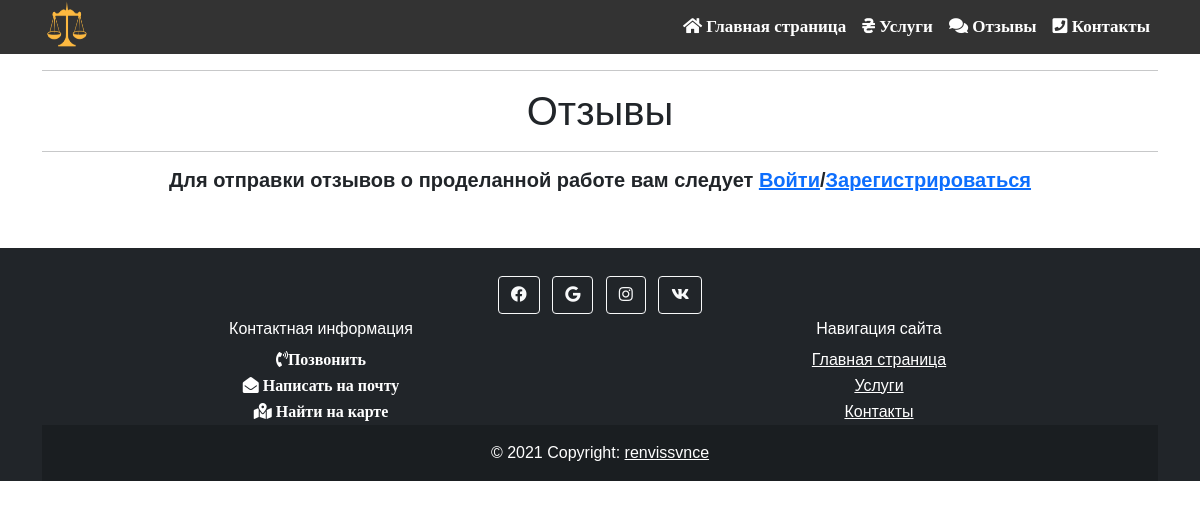
Page /reviews on the earlier database version.
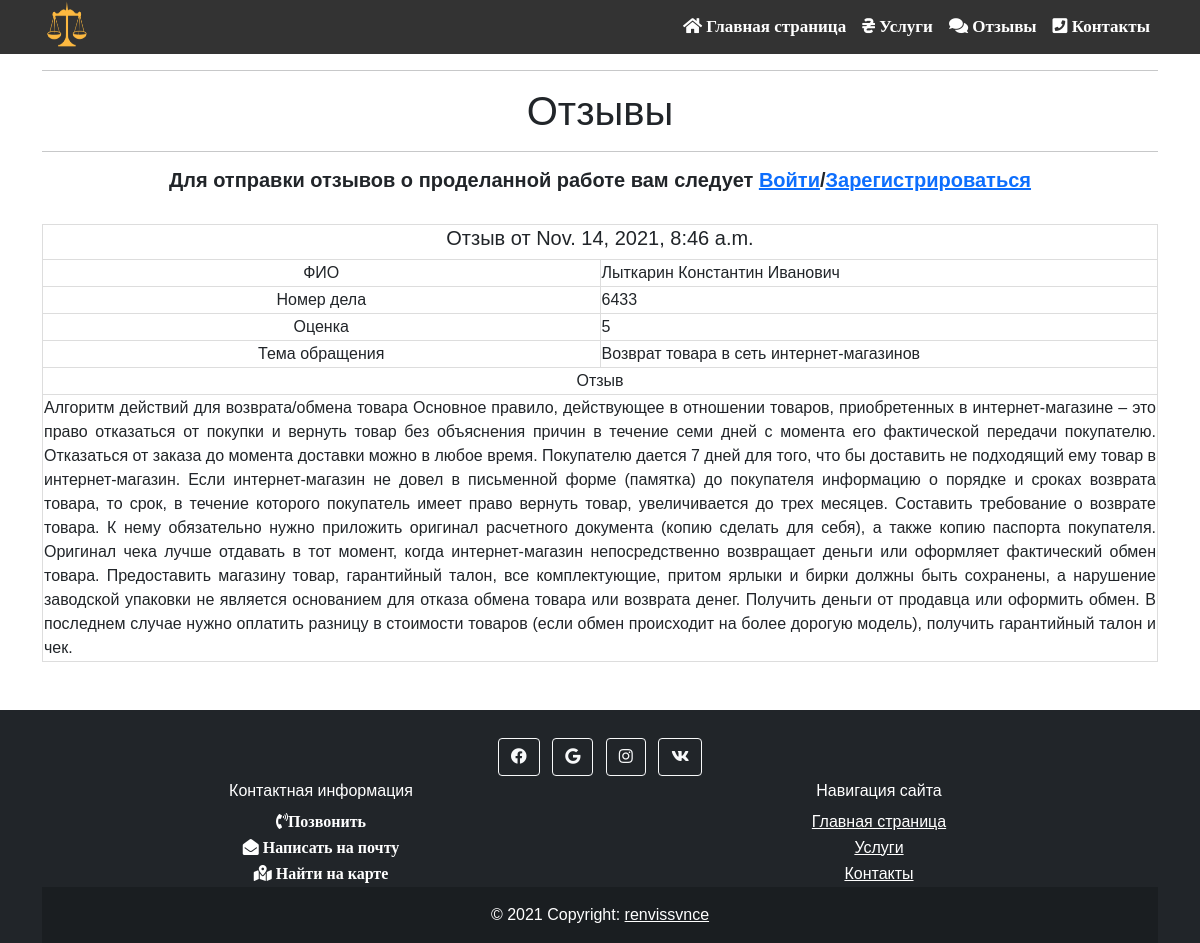
Same page on the later database version.
### reviews/models.py (models this page shows, shortened)
class Reviews(models.Model):
    fio = models.CharField('Ваше ФИО', max_length=35)
    phone = models.CharField('Ваш телефон', max_length=25)
    case_number = models.CharField('Номер вашего обращения', max_length=30)
    topic = models.CharField('Тема обращения', max_length=80)
    rate = models.PositiveSmallIntegerField(choices=RATE_CHOICES, blank=True)
    full_text = models.TextField('Опишите вашу тему обращения', max_length=5000)
    date = models.DateTimeField(default=timezone.now)
    class Meta:
        verbose_name = 'Отзывы'

### reviews/views.py (the view)
# urls.py: path('', include('reviews.urls')),
def reviews(request):
    if request.method == "GET":
        p = Reviews.objects.all()
        form = ReviewsForm(request.POST)
        return render(request, 'reviews/reviews.html', {'p': p, 'form': form})
    elif request.method == 'POST':
        form = ReviewsForm(request.POST)
        if form.is_valid():
            form.save()
            return redirect('reviews')

### reviews/templates/reviews/reviews.html (shortened to what this page needs)
{% extends 'home/base.html' %}
{% block body %}
{% load static %}
<link rel="stylesheet" href=" {% static 'reviews/css/reviews_form.css' %} " type="text/css">
<div class="container">
<hr><h1 style="text-align: center;">Отзывы</h1><hr>
    <h5 style="text-align: center;"><b>Для отправки отзывов о проделанной работе вам следует <a href="/admin">Войти</a>/<a href="#">Зарегистрироваться</a></b></h5><br>
    <div>
{% for el in p %}
<form>
        <table>
    <tr>
        <td colspan="2" class="text-center"><h5>Отзыв от {{ el.date }}</h5></td>
    </tr>
    <tr>
        <td class="text-center">ФИО</td>
        <td style="text-align: justify;">{{ el.fio }}</td>
    </tr>
    <tr>
        <td class="text-center">Номер дела</td>
        <td style="text-align: justify;">{{ el.case_number }}</td>
    </tr>
    <tr>
        <td class="text-center">Оценка</td>
        <td style="text-align: justify;">{{ el.rate }}</td>
    </tr>
    <tr>
        <td class="text-center">Тема обращения</td>
        <td style="text-align: justify;">{{ el.topic }}</td>
    </tr>
    <tr>
        <td class="text-center" colspan="2">Отзыв</td>
    </tr>
    <tr>
        <td style="text-align: justify;" colspan="2">{{ el.full_text }}</td>
    </tr>
</table><br>
            {% endfor %}
    </div>
    </div>
    <br>
{% endblock %}

### home/templates/home/base.html (shortened to what this page needs)
{% load static %}
<!doctype html>
<html lang="en">
<head>
    <link rel="stylesheet" href="https://pro.fontawesome.com/releases/v5.10.0/css/all.css"/>
    <link href="https://cdn.jsdelivr.net/npm/bootstrap@5.0.0-beta3/dist/css/bootstrap.min.css"
rel="stylesheet"
crossorigin="anonymous">
    <link rel="stylesheet" href="{% static 'home/css/topnav.css' %}" type="text/css">
    <link rel="stylesheet" href="{% static 'home/css/foot.css' %}" type="text/css">
    <link rel="stylesheet" href="{% static 'home/css/tables_base.css' %}" type="text/css">
    <link rel="stylesheet" href="https://cdnjs.cloudflare.com/ajax/libs/font-awesome/4.7.0/css/font-awesome.min.css">
<link rel="stylesheet" href="https://cdnjs.cloudflare.com/ajax/libs/font-awesome/4.7.0/css/font-awesome.min.css">
</head>
<body>
<div class="topnav" id="myTopnav" style="width:100%">
<div class="container">
        <img src="{% static 'home/img/law_logo.png' %}" alt="Second" width="50" height="50" style="float: left;" >
        <div style="float: right;">
            <a href={% url 'home' %} class="nav-link px-2 text-white"><i class="fas fa-home"> Главная страница</i>
          <a href={% url 'prices' %} class="nav-link px-2 text-white"><i class="fas fa-hryvnia"> Услуги</i></a>
            <a href={% url 'reviews' %} class="nav-link px-2 text-white"><i class="fas fa-comments"> Отзывы</i></a>
          <a href={% url 'contacts' %} class="nav-link px-2 text-white"><i class="fas fa-phone-square"> Контакты</i></a>
        </div>
</div>
</div>
</body>
<body>
{% block body %}{% endblock %}
</body>
<div>
<footer class="bg-dark text-center text-white">
  {% block footer %}
   <br>
  <div class="container" >
    <section>
      <a class="btn btn-outline-light btn-floating m-1" href="#!" role="button">
          <i class="fab fa-facebook-f"></i>
      </a>
      <a class="btn btn-outline-light btn-floating m-1" href="https://goo.gl/maps/hdemssyMcqzGgUw58" role="button">
          <i class="fab fa-google"></i>
      </a>
      <a class="btn btn-outline-light btn-floating m-1" href="https://www.instagram.com/advokatbekker" role="button">
          <i class="fab fa-instagram"></i>
      </a>
      <a class="btn btn-outline-light btn-floating m-1" href="#!" role="button">
          <i class="fab fa-vk"></i>
      </a>
    </section>
<table class="table-1">
    <tr class="tr-1">
        <td class="td-1"><h6>Контактная информация</h6></td>
        <td class="td-1"><h6>Навигация сайта</h6></td>
    </tr>
    <tr class="tr-1">
        <td class="td-1"><a href="tel:+38-068-786-46-56" class="text-white">
            <i class="fas fa-phone-volume">Позвонить</i></a></td>
        <td class="td-1"><a href="/" class="text-white">Главная страница</a></td>
    </tr>
    <tr class="tr-1">
        <td class="td-1"><a href="mailto:mega-bekker777@ukr.net" class="text-white">
            <i class="fas fa-envelope-open"> Написать на почту</i></a></td>
        <td class="td-1"><a href="/prices" class="text-white">Услуги</a></td>
    </tr>
    <tr class="tr-1">
        <td class="td-1"><a href="https://goo.gl/maps/UjFbwuxeHbEdoPjP9" class="text-white">
            <i class="fas fa-map-marked-alt"> Найти на карте</i></a></td>
        <td class="td-1"><a href="/contacts" class="text-white">Контакты</a></td>
    </tr>
</table>
  <div class="text-center p-3" style="background-color: rgba(0, 0, 0, 0.2);">
    © 2021 Copyright:
    <a class="text-white" href="https://github.com/renvissvnce">renvissvnce</a>
  </div>
{% endblock %}
</footer>
</div>
</html>

### static/home/css/topnav.css (style rules this page uses)
body { margin: 0; font-family: Arial, Helvetica, sans-serif; }
.topnav { overflow: hidden; background-color: #333; }
.topnav a { float: left; display: block; color: #f2f2f2; text-align: center; padding: 14px 16px; text-decoration: none; font-size: 17px; }

### static/home/css/tables_base.css (style rules this page uses)
.table-1 { width: 100%; border-collapse: collapse; border: 2px; word-break: break-word; }
.tr-1 { width: 5%; border: 2px; }
.td-1 { width: 5%; border: 2px; }

### static/reviews/css/reviews_form.css (style rules this page uses)
table { width: 100%; border-collapse: collapse; border: 2px; border: 1px solid #ddd; word-break: break-word; }
tr { width: 2%; border: 2px; border: 1px solid #ddd; }
td { width: 5%; border: 2px; border: 1px solid #ddd; }

Differences in the rows shown:
added Reviews: date "Nov. 14, 2021, 8:46 a.m.", fio "Лыткарин Константин Иванович", case_number "6433", rate "5", topic "Возврат товара в сеть интернет-магазинов", full_text "Алгоритм действий для возврата/обмена товара Основное правило, действующее в отношении товаров, приобретенных в интернет-магазине – это право отказаться от покупки и вернуть товар без объяснения причин в течение семи дней с момента его фактической передачи покупателю. Отказаться от заказа до момента доставки можно в любое время. Покупателю дается 7 дней для того, что бы доставить не подходящий ему товар в интернет-магазин. Если интернет-магазин не довел в письменной форме (памятка) до покупателя информацию о порядке и сроках возврата товара, то срок, в течение которого покупатель имеет право вернуть товар, увеличивается до трех месяцев. Составить требование о возврате товара. К нему…"
